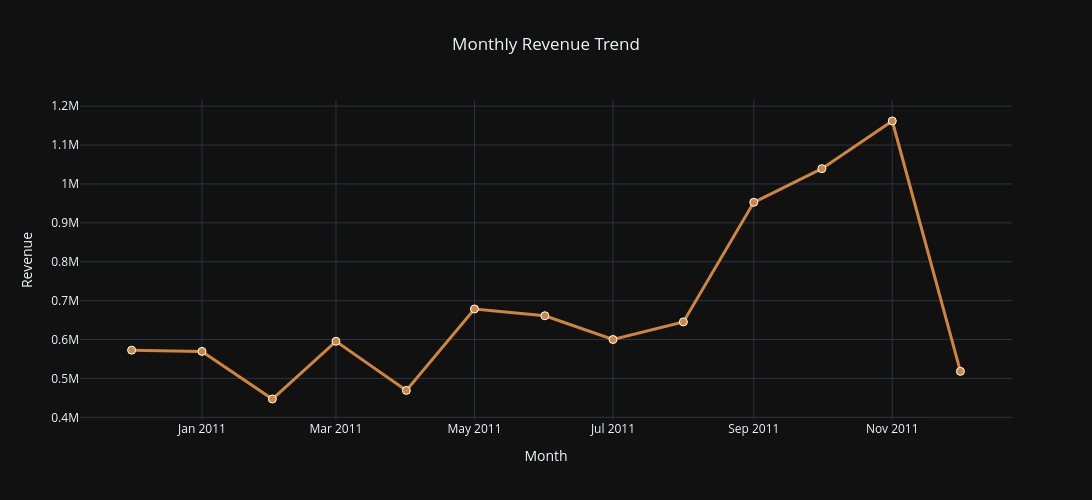

Source (notebook cell):
### Code cell
fig = px.line(
    monthly_sales,
    x="InvoiceDate",
    y="TotalPrice",
    markers=True,
    title="Monthly Revenue Trend",
    color_discrete_sequence=["peru"]
)

fig.update_traces(
    line=dict(width=3),
    marker=dict(size=8),
    marker_line_width=1, marker_line_color='white'
)

fig.update_layout(
    template="plotly_dark",
    title_x=0.5,
    xaxis_title="Month",
    yaxis_title="Revenue",
    height=500,
    width=1100
)

fig.show()

### Figure 1 — Plotly figure (JSON) as saved in the notebook; plotly's stock layout.template omitted (floating-point values rounded to 4 significant figures)
{"data": [{"hovertemplate": "InvoiceDate=%{x}<br>TotalPrice=%{y}<extra></extra>", "legendgroup": "", "line": {"color": "peru", "dash": "solid", "width": 3}, "marker": {"line": {"color": "white", "width": 1}, "size": 8, "symbol": "circle"}, "mode": "lines+markers", "name": "", "orientation": "v", "showlegend": false, "type": "scatter", "x": ["2010-12", "2011-01", "2011-02", "2011-03", "2011-04", "2011-05", "2011-06", "2011-07", "2011-08", "2011-09", "2011-10", "2011-11", "2011-12"], "xaxis": "x", "y": [572700.0, 569400.0, 447100.0, 595500.0, 469200.0, 678600.0, 661200.0, 600100.0, 645300.0, 952800.0, 1039000.0, 1162000.0, 518200.0], "yaxis": "y"}], "layout": {"height": 500, "legend": {"tracegroupgap": 0}, "title": {"text": "Monthly Revenue Trend", "x": 0.5}, "width": 1100, "xaxis": {"anchor": "y", "autorange": true, "domain": [0, 1], "range": ["2010-11-08 07:07:10.622", "2011-12-23 16:52:49.378"], "title": {"text": "Month"}, "type": "date"}, "yaxis": {"anchor": "x", "autorange": true, "domain": [0, 1], "range": [393200.0, 1216000.0], "title": {"text": "Revenue"}, "type": "linear"}}}
